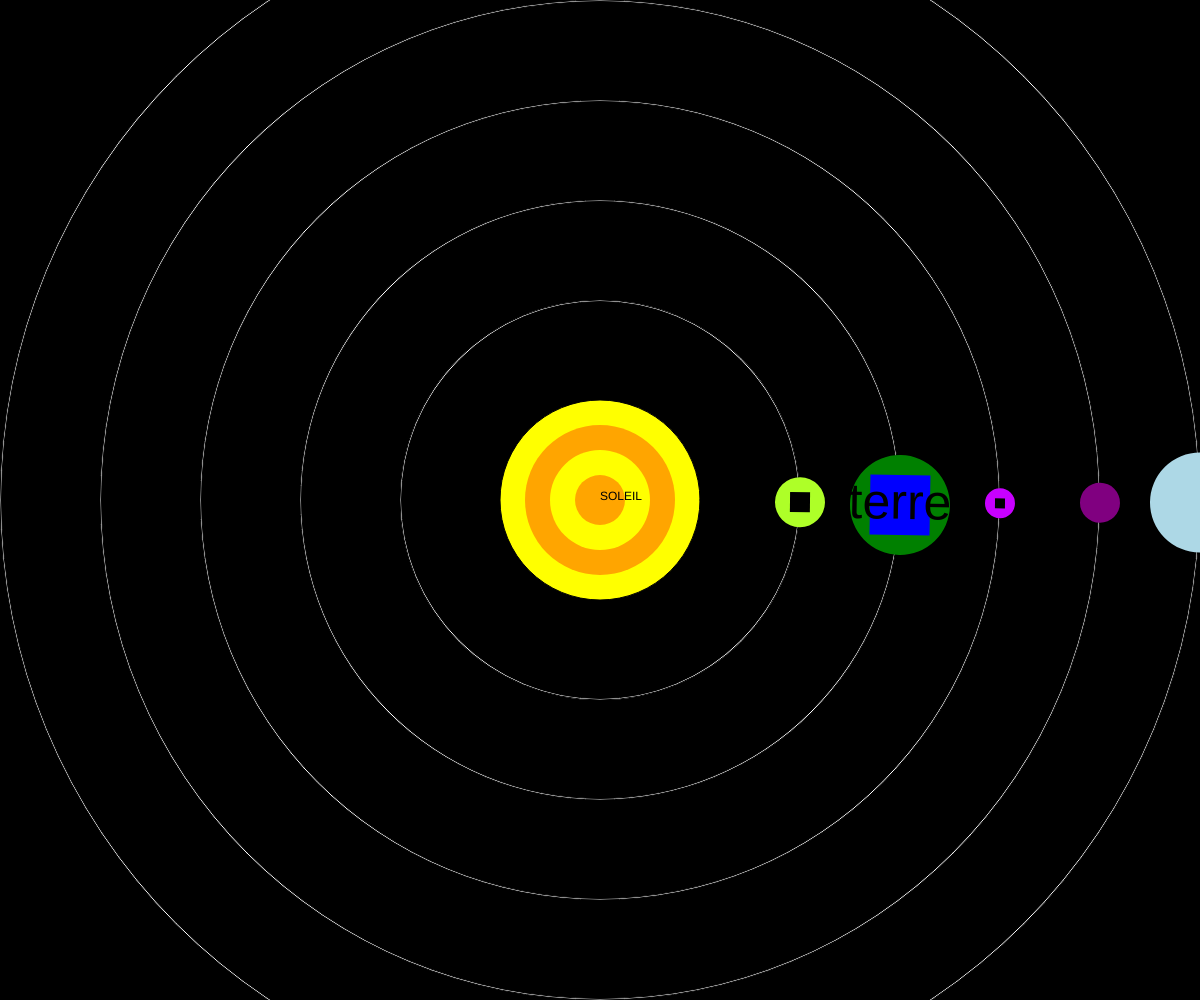
Frame 1 (no input)
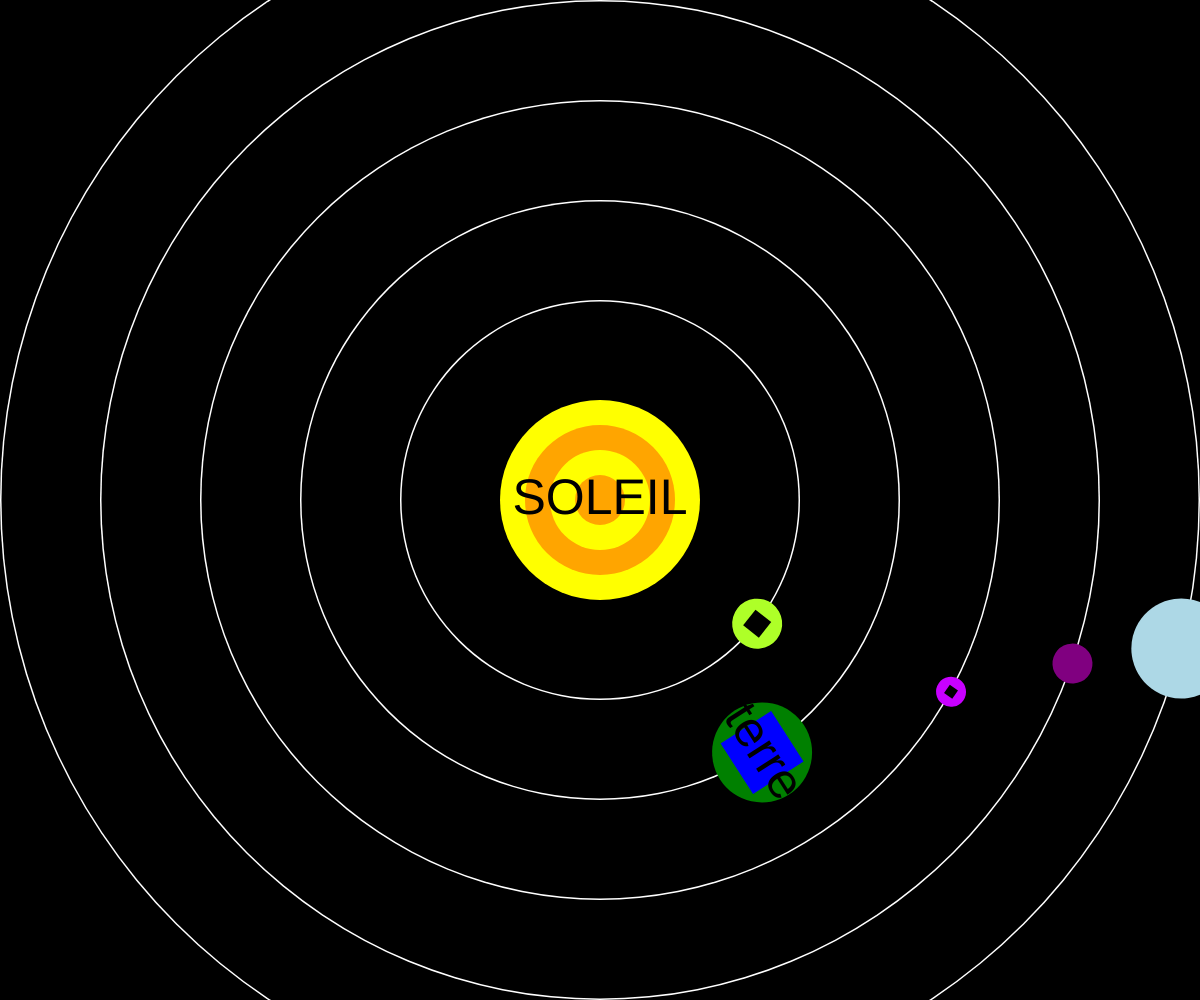
Frame 60 (no input)
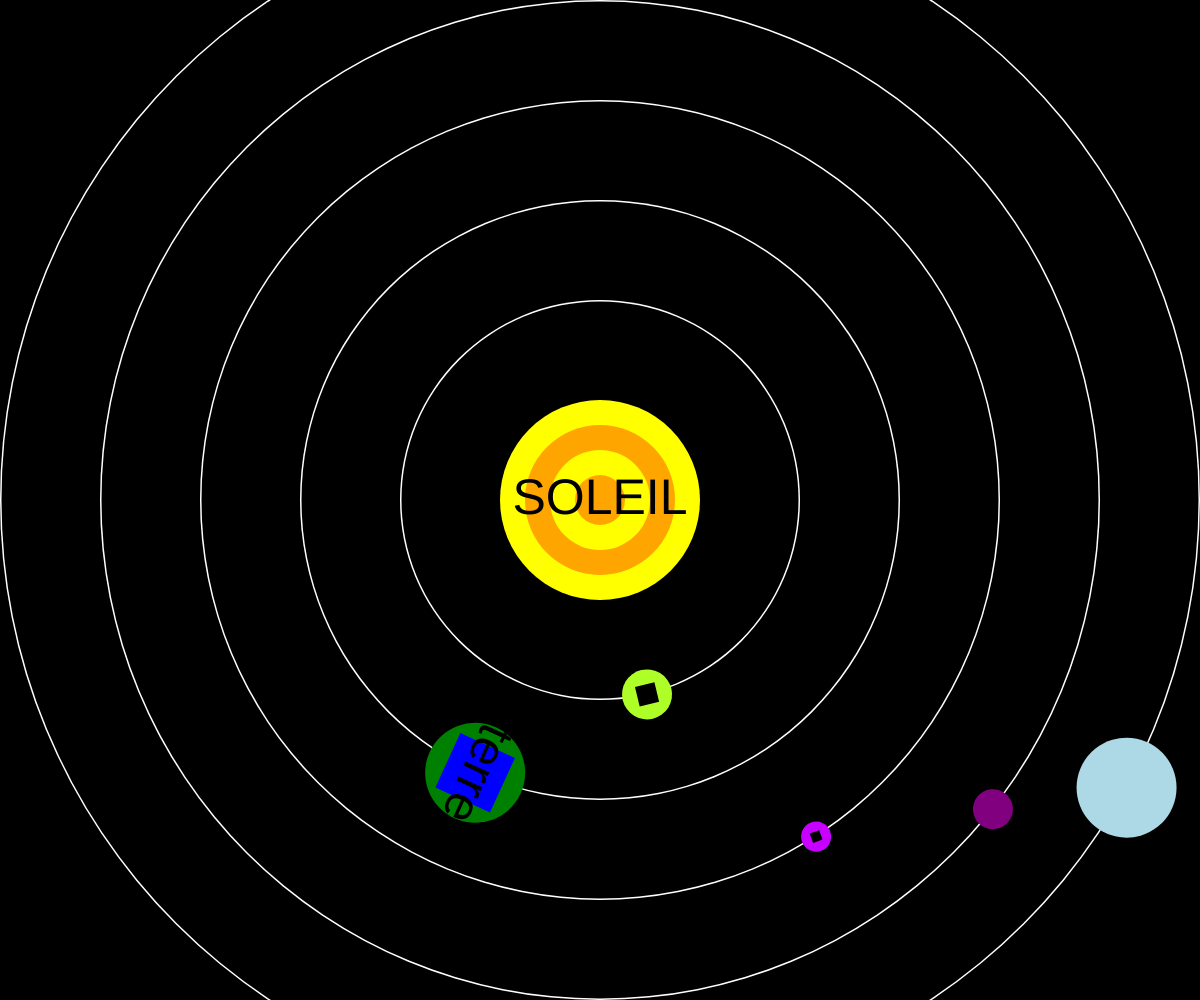
Frame 120 (the mouse pressed at the canvas centre since frame 60)

The p5.js sketch that drew these frames (run headless with seeded random() and noise() and a simulated clock; from frame 60 on, the mouse is pressed at the canvas centre):

// p5.js sketch
// ── sketch.js
function setup() {
  createCanvas(windowWidth,windowHeight);
  rectMode(CENTER);
 }

function draw() {

background(0);
translate(width/2,height/2);

fill(255);
circle(0,0,1200);
fill(0);
circle(0,0,1197);
fill(255);
circle(0,0,1000);
fill(0);
circle(0,0,997);
fill(255);
circle(0,0,800);
fill(0);
circle(0,0,797);
fill(255);
circle(0,0,600);
fill(0);
circle(0,0,597);
fill(255);
circle(0,0,400);
fill(0);
circle(0,0,397);




fill(color("yellow"));
circle(0,0,200);
noStroke();
fill(color("orange"));
circle(0,0,150);
noStroke();
fill(color("yellow"));
circle(0,0,100);
noStroke();
fill(color("orange"));
circle(0,0,50);
fill(0);
text("SOLEIL",0,0);
textSize(50)
textAlign(CENTER,CENTER);

push();
rotate(millis()/1000);
translate(300,0);
fill(color("green"));
circle(0,0,100,);
fill(color("blue"));
rect(0,0,60,60)
fill(0);
text("terre",0,0);
textSize(4)
textAlign(CENTER,CENTER)
pop();

push();
rotate(millis()/1500);
translate(200,0);
fill(0256,256,40);
circle(0,0,50,);
fill(0,0,0);
rect(0,0,20,20);
pop();

push();
rotate(millis()/2000);
translate(400,0);
rotate(millis()/9000);
fill(200,0,256);
circle(0,0,30,);
fill(color("black"));
rect(0,0,10,10);
pop();

push();
rotate(millis()/3000);
translate(500,0);
fill(color("purple"));
circle(0,0,40);
pop();

push();
rotate(millis()/4000);
translate(600,0);
fill(color("lightblue"));
circle(0,0,100);







}
